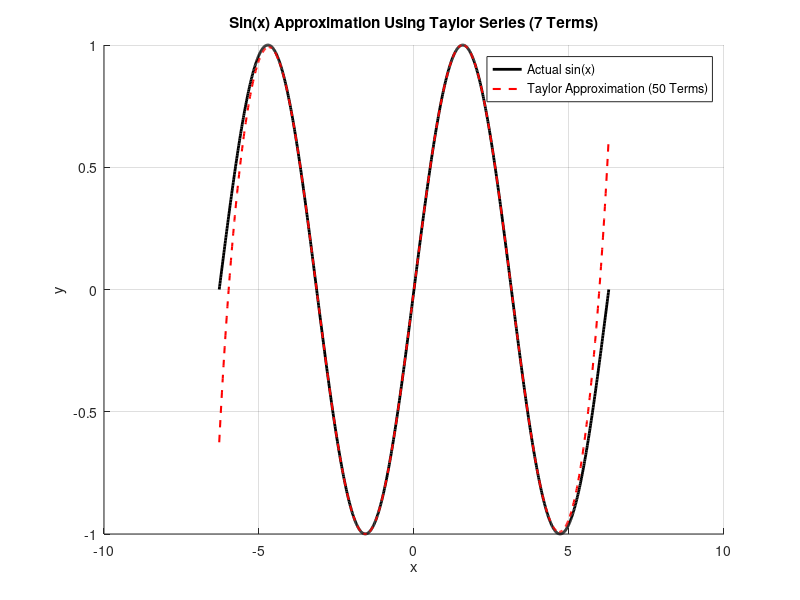

The MATLAB source for this figure:
% sin series approximation using 50 terms
clc;
clear;
close all;

% Define the range of x values
x = linspace(-2*pi, 2*pi, 1000);

% Calculate the actual sin(x) for reference
actual_sin = sin(x);

% Number of terms to include in the Taylor series
num_terms = 7;

% Initialize the Taylor series approximation
taylor_approx = zeros(size(x));

% Loop through the terms of the Taylor series
for n = 0:num_terms-1
    % Add the nth term of the Taylor series
    taylor_approx = taylor_approx + ((-1)^n * x.^(2*n + 1)) / factorial(2*n + 1);
end

% Plot results
figure;
hold on;
grid on;
title(sprintf('Sin(x) Approximation Using Taylor Series (%d Terms)',num_terms));
xlabel('x');
ylabel('y');
plot(x, actual_sin, 'k', 'LineWidth', 2, 'DisplayName', 'Actual sin(x)');
plot(x, taylor_approx, 'r--', 'LineWidth', 1.5, 'DisplayName', 'Taylor Approximation (50 Terms)');
legend show;
hold off;
